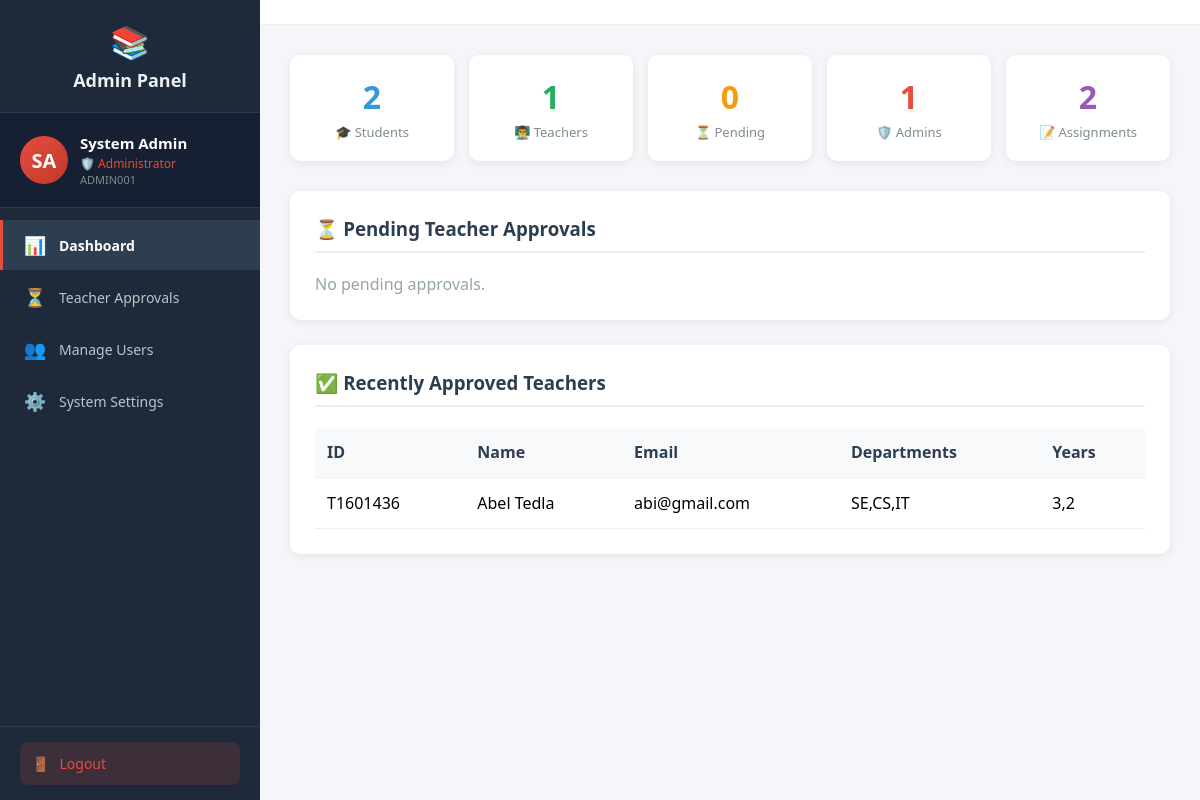
The app's page /admin/dashboard (signed in), older data.
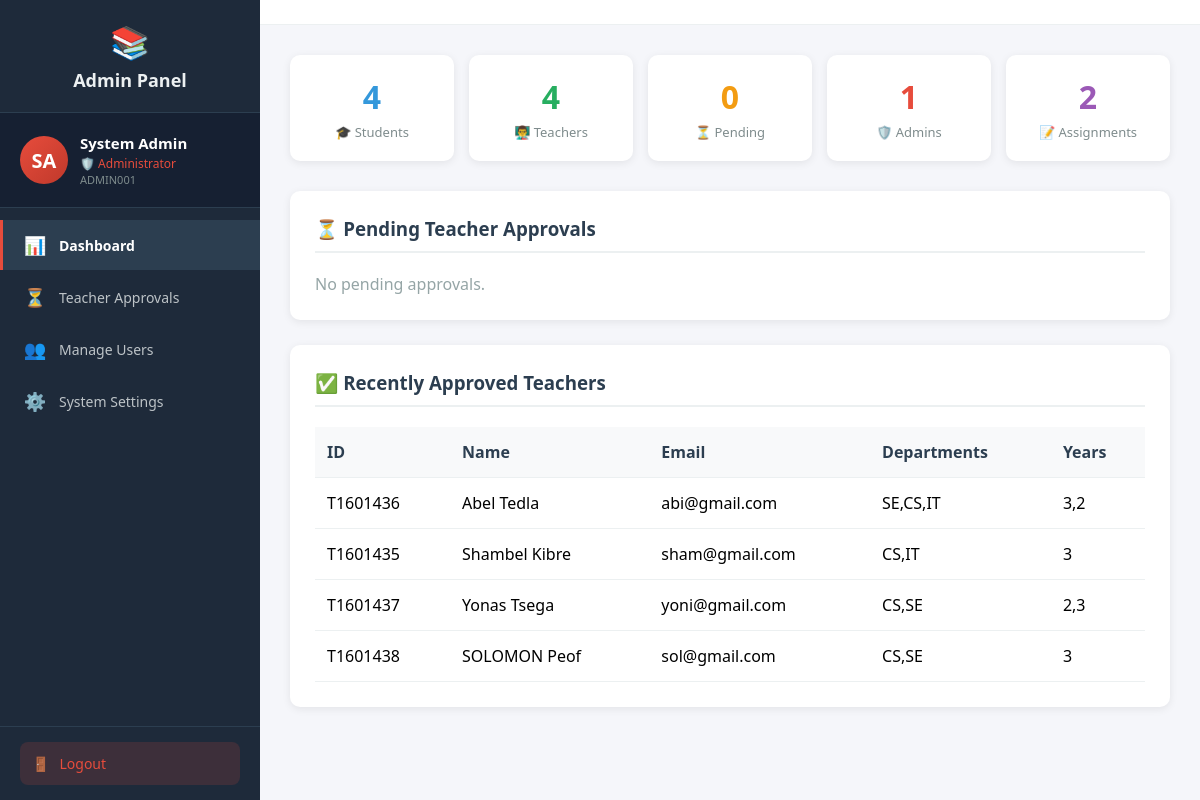
The same page, newer data.
### tables this page shows
CREATE TABLE users (
            id INTEGER PRIMARY KEY AUTOINCREMENT,
            user_id TEXT UNIQUE NOT NULL,
            first_name TEXT NOT NULL,
            last_name TEXT NOT NULL,
            email TEXT UNIQUE NOT NULL,
            password_hash TEXT NOT NULL,
            role TEXT NOT NULL,
            is_approved INTEGER DEFAULT 0,
            created_at TIMESTAMP DEFAULT CURRENT_TIMESTAMP
        );

CREATE TABLE teachers (
            id INTEGER PRIMARY KEY AUTOINCREMENT,
            user_id INTEGER UNIQUE REFERENCES users(id),
            departments TEXT NOT NULL,
            years TEXT NOT NULL,
            courses TEXT NOT NULL
        );

### routes_admin.py (the view)
@admin_bp.route('/dashboard')
@login_required
def dashboard():
    if current_user.role != 'admin':
        return redirect(url_for('auth.login'))
    conn = get_db()
    cur = conn.cursor()
    cur.execute("SELECT COUNT(*) FROM users WHERE role = 'student'")
    student_count = cur.fetchone()[0]
    cur.execute("SELECT COUNT(*) FROM users WHERE role = 'teacher' AND is_approved = 1")
    teacher_count = cur.fetchone()[0]
    cur.execute("SELECT COUNT(*) FROM users WHERE role = 'teacher' AND is_approved = 0")
    pending_count = cur.fetchone()[0]
    cur.execute("SELECT COUNT(*) FROM users WHERE role = 'admin'")
    admin_count = cur.fetchone()[0]
    cur.execute("SELECT COUNT(*) FROM assignments")
    assignment_count = cur.fetchone()[0]
    depts = set()
    cur.execute("SELECT department FROM students")
    for row in cur.fetchall():
        if row[0]: depts.add(row[0])
    cur.execute("SELECT departments FROM teachers")
    for row in cur.fetchall():
        if row[0]:
            for d in row[0].split(','):
                depts.add(d.strip())
    departments = sorted(list(depts))
    years = set()
    cur.execute("SELECT year FROM students")
    for row in cur.fetchall():
        if row[0]: years.add(str(row[0]))
    cur.execute("SELECT years FROM teachers")
    for row in cur.fetchall():
        if row[0]:
            for y in row[0].split(','):
                years.add(y.strip())
    years = sorted(list(years))
    cur.execute("""
        SELECT u.id, u.user_id, u.first_name, u.last_name, u.email, t.departments, t.years, t.courses
        FROM users u JOIN teachers t ON u.id = t.user_id
        WHERE u.role = 'teacher' AND u.is_approved = 0
    """)
    pending_teachers = cur.fetchall()
    cur.execute("""
        SELECT u.id, u.user_id, u.first_name, u.last_name, u.email, t.departments, t.years
        FROM users u JOIN teachers t ON u.id = t.user_id
        WHERE u.role = 'teacher' AND u.is_approved = 1
    """)
    approved_teachers = cur.fetchall()
    cur.execute("""
        CREATE TABLE IF NOT EXISTS system_settings (
            setting_key TEXT PRIMARY KEY,
            setting_value TEXT NOT NULL,
            updated_at TIMESTAMP DEFAULT CURRENT_TIMESTAMP
        )
    """)
    conn.commit()
    cur.execute("SELECT setting_key, setting_value FROM system_settings WHERE setting_key IN ('reg_student', 'reg_teacher')")
    settings = {row['setting_key']: row['setting_value'] for row in cur.fetchall()}
    settings.setdefault('reg_student', 'on')
    settings.setdefault('reg_teacher', 'on')
    conn.close()
    return render_template('admin/dashboard.html',
                         student_count=student_count,
                         teacher_count=teacher_count,
                         pending_count=pending_count,
                         admin_count=admin_count,
                         assignment_count=assignment_count,
                         departments=departments,
                         years=years,
                         pending_teachers=pending_teachers,
                         approved_teachers=approved_teachers,
                         settings=settings)

### auth.py (called while the page is built)
def get_db():
    conn = sqlite3.connect('assignments.db')
    conn.row_factory = sqlite3.Row
    return conn

@login_manager.user_loader
def load_user(user_id):
    conn = get_db()
    cur = conn.cursor()
    cur.execute("SELECT id, user_id, first_name, last_name, email, role, is_approved FROM users WHERE id = ?", (user_id,))
    user = cur.fetchone()
    cur.close()
    conn.close()
    if user:
        from flask_login import UserMixin
        class User(UserMixin):
            pass
        u = User()
        u.id = user['id']
        u.user_id = user['user_id']
        u.first_name = user['first_name']
        u.last_name = user['last_name']
        u.email = user['email']
        u.role = user['role']
        u.is_approved = user['is_approved']
        return u
    return None

### routes_admin.py (called while the page is built)
def get_db():
    conn = sqlite3.connect('assignments.db')
    conn.row_factory = sqlite3.Row
    return conn

### templates/admin/dashboard.html (shortened to what this page needs)
{% extends "admin_base.html" %}
{% block content %}
<div class="cards">
    <div class="card"><h3 style="color:#3498db;">{{ student_count }}</h3><p>🎓 Students</p></div>
    <div class="card"><h3 style="color:#27ae60;">{{ teacher_count }}</h3><p>👨‍🏫 Teachers</p></div>
    <div class="card"><h3 style="color:#f39c12;">{{ pending_count }}</h3><p>⏳ Pending</p></div>
    <div class="card"><h3 style="color:#e74c3c;">{{ admin_count }}</h3><p>🛡️ Admins</p></div>
    <div class="card"><h3 style="color:#9b59b6;">{{ assignment_count }}</h3><p>📝 Assignments</p></div>
</div>
<div class="content-section" id="approvals">
    <h3>⏳ Pending Teacher Approvals</h3>
    {% if pending_teachers %}
    <table>
        <tr><th>ID</th><th>Name</th><th>Email</th><th>Departments</th><th>Years</th><th>Courses</th><th>Action</th></tr>
        {% for t in pending_teachers %}
        <tr>
            <td>{{ t[1] }}</td><td>{{ t[2] }} {{ t[3] }}</td><td>{{ t[4] }}</td>
            <td>{{ t[5] }}</td><td>{{ t[6] }}</td><td>{{ t[7] }}</td>
            <td>
                <a href="/admin/approve/{{ t[0] }}" class="btn btn-success">✅ Approve</a>
                <a href="/admin/reject/{{ t[0] }}" class="btn btn-danger" onclick="return confirm('Reject?')">❌ Reject</a>
            </td>
        </tr>
        {% endfor %}
    </table>
    {% else %}<p style="color:#95a5a6;">No pending approvals.</p>{% endif %}
</div>
<div class="content-section">
    <h3>✅ Recently Approved Teachers</h3>
    {% if approved_teachers %}
    <table>
        <tr><th>ID</th><th>Name</th><th>Email</th><th>Departments</th><th>Years</th></tr>
        {% for t in approved_teachers %}
        <tr><td>{{ t[1] }}</td><td>{{ t[2] }} {{ t[3] }}</td><td>{{ t[4] }}</td><td>{{ t[5] }}</td><td>{{ t[6] }}</td></tr>
        {% endfor %}
    </table>
    {% else %}<p style="color:#95a5a6;">No approved teachers yet.</p>{% endif %}
</div>
{% endblock %}

### templates/admin_base.html (shortened to what this page needs)
<!DOCTYPE html>
<html>
<head>
</head>
<body>
    <div class="layout">
        <div class="sidebar" id="sidebar">
            <div class="logo">
                <span class="icon">📚</span>
                Admin Panel
            </div>
            <div class="profile-card">
                <div class="avatar">{{ current_user.first_name[0] }}{{ current_user.last_name[0] }}</div>
                <div class="info">
                    <div class="name">{{ current_user.first_name }} {{ current_user.last_name }}</div>
                    <div class="role">🛡️ Administrator</div>
                    <div class="id-text">{{ current_user.user_id }}</div>
                </div>
            </div>
            <nav>
                <a href="/admin/dashboard" class="{{ 'active' if request.path == '/admin/dashboard' }}" onclick="closeSidebar()">
                    <span class="icon">📊</span> Dashboard
                </a>
                <a href="/admin/dashboard#approvals" onclick="closeSidebar()">
                    <span class="icon">⏳</span> Teacher Approvals
                </a>
                <a href="/admin/users" class="{{ 'active' if request.path == '/admin/users' }}" onclick="closeSidebar()">
                    <span class="icon">👥</span> Manage Users
                </a>
                <a href="/admin/settings" class="{{ 'active' if request.path == '/admin/settings' }}" onclick="closeSidebar()">
                    <span class="icon">⚙️</span> System Settings
                </a>
            </nav>
            <div class="sidebar-footer">
                <a href="/logout" class="logout-btn">
                    <span class="icon">🚪</span> Logout
                </a>
            </div>
        </div>
        <div class="main">
            <div class="topbar">
            </div>
            <div class="content">
                {% block content %}{% endblock %}
            </div>
        </div>
    </div>
</body>
</html>

### templates/admin_base.html (style rules this page uses)
* { margin: 0; padding: 0; box-sizing: border-box; }
body { font-family: 'Segoe UI', Arial, sans-serif; background: #f5f6fa; }
.layout { display: flex; min-height: 100vh; }
.sidebar { width: 260px; background: #1e2a3a; color: #ecf0f1; padding: 0; position: fixed; height: 100vh; overflow-y: auto; z-index: 100; transition: transform 0.3s; display: flex; flex-direction: column; }
.sidebar .logo { padding: 20px; font-size: 18px; font-weight: bold; text-align: center; border-bottom: 1px solid #2c3e50; }
.sidebar .logo .icon { font-size: 32px; display: block; margin-bottom: 5px; }
.sidebar .profile-card { padding: 20px; border-bottom: 1px solid #2c3e50; display: flex; align-items: center; gap: 12px; background: #162032; }
.sidebar .profile-card .avatar { width: 48px; height: 48px; border-radius: 50%; background: linear-gradient(135deg, #e74c3c, #c0392b); color: white; display: flex; align-items: center; justify-content: center; font-weight: bold; font-size: 20px; flex-shrink: 0; }
.sidebar .profile-card .info { overflow: hidden; }
.sidebar .profile-card .info .name { font-weight: 600; font-size: 15px; color: white; }
.sidebar .profile-card .info .role { font-size: 12px; color: #e74c3c; margin-top: 2px; }
.sidebar .profile-card .info .id-text { font-size: 11px; color: #7f8c8d; }
.sidebar nav { flex: 1; padding: 10px 0; }
.sidebar nav a { display: flex; align-items: center; padding: 13px 20px; color: #bdc3c7; text-decoration: none; font-size: 14px; border-left: 3px solid transparent; cursor: pointer; transition: all 0.2s; margin: 2px 0; }
.sidebar nav a.active { background: #2c3e50; color: white; border-left-color: #e74c3c; font-weight: bold; }
.sidebar nav a .icon { margin-right: 12px; font-size: 18px; width: 24px; text-align: center; }
.sidebar .sidebar-footer { padding: 15px 20px; border-top: 1px solid #2c3e50; }
.sidebar .sidebar-footer .logout-btn { display: flex; align-items: center; gap: 10px; padding: 12px; background: rgba(231,76,60,0.15); color: #e74c3c; text-decoration: none; border-radius: 8px; font-size: 14px; font-weight: 500; }
.main { margin-left: 260px; flex: 1; width: calc(100% - 260px); }
.topbar { background: white; padding: 12px 30px; display: flex; justify-content: space-between; align-items: center; border-bottom: 1px solid #ecf0f1; }
.content { padding: 30px; }

### templates/admin/dashboard.html (style rules this page uses)
.cards { display: grid; grid-template-columns: repeat(5, 1fr); gap: 15px; margin-bottom: 30px; }
.card { background: white; padding: 20px; border-radius: 10px; text-align: center; box-shadow: 0 2px 8px rgba(0,0,0,0.08); }
.card h3 { font-size: 32px; margin-bottom: 5px; }
.card p { color: #7f8c8d; font-size: 13px; }
.content-section { background: white; padding: 25px; border-radius: 10px; box-shadow: 0 2px 8px rgba(0,0,0,0.08); margin-bottom: 25px; }
.content-section h3 { margin-bottom: 20px; color: #2c3e50; border-bottom: 2px solid #ecf0f1; padding-bottom: 10px; }
table { width: 100%; border-collapse: collapse; }
th, td { padding: 14px 12px; text-align: left; border-bottom: 1px solid #ecf0f1; }
th { background: #f8f9fa; color: #2c3e50; font-weight: bold; }

Row changes from the older to the newer data that the page shows:
added teachers: user_id "T1601435", first_name "Shambel", last_name "Kibre", email "sham@gmail.com", departments "CS,IT", years "3"
added teachers: user_id "T1601437", first_name "Yonas", last_name "Tsega", email "yoni@gmail.com", departments "CS,SE", years "2,3"
added teachers: user_id "T1601438", first_name "SOLOMON", last_name "Peof", email "sol@gmail.com", departments "CS,SE", years "3"
Text that changed along with them:
{{ student_count }}: "2" → "4"
{{ teacher_count }}: "1" → "4"
